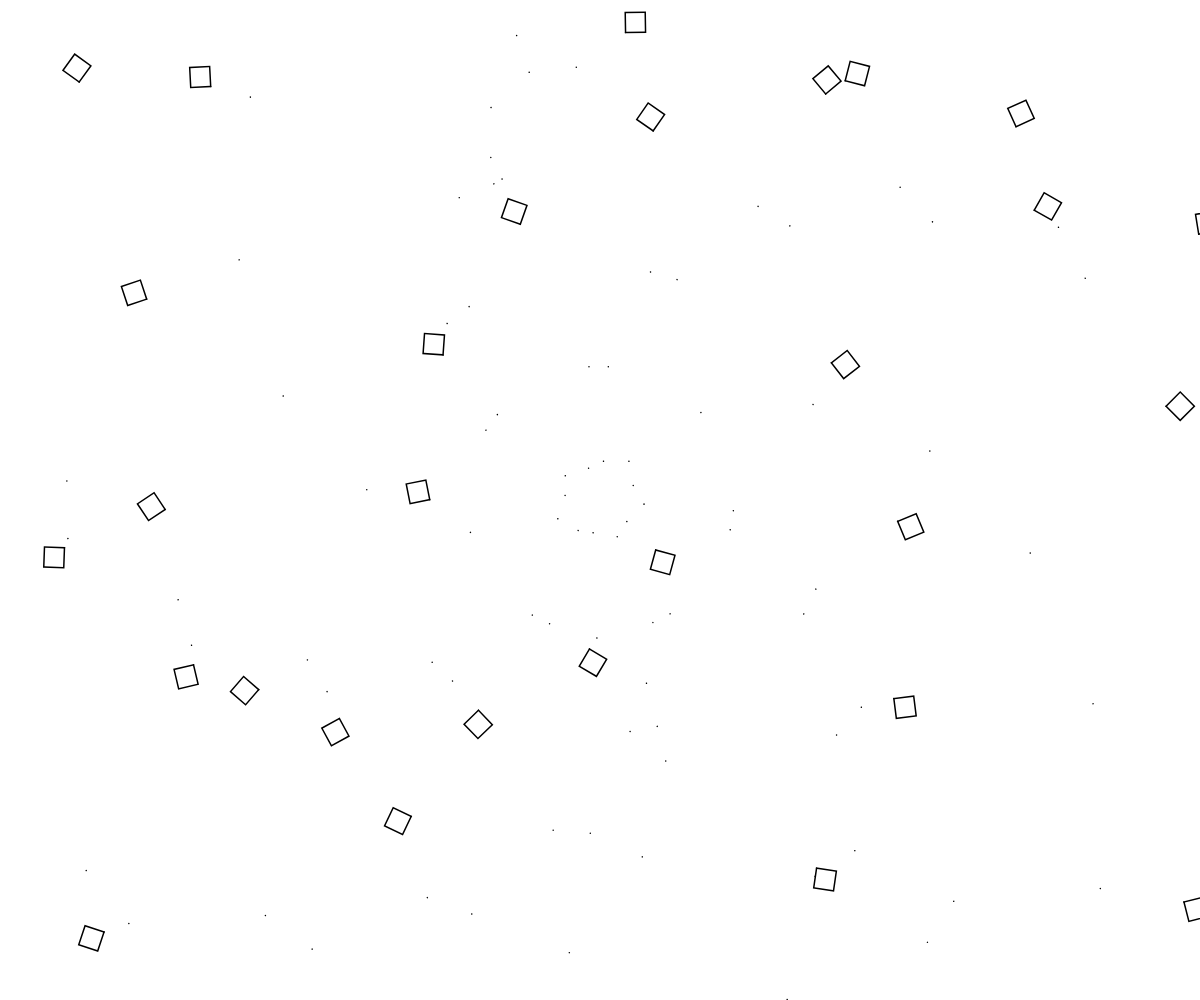
Frame 1 (no input)
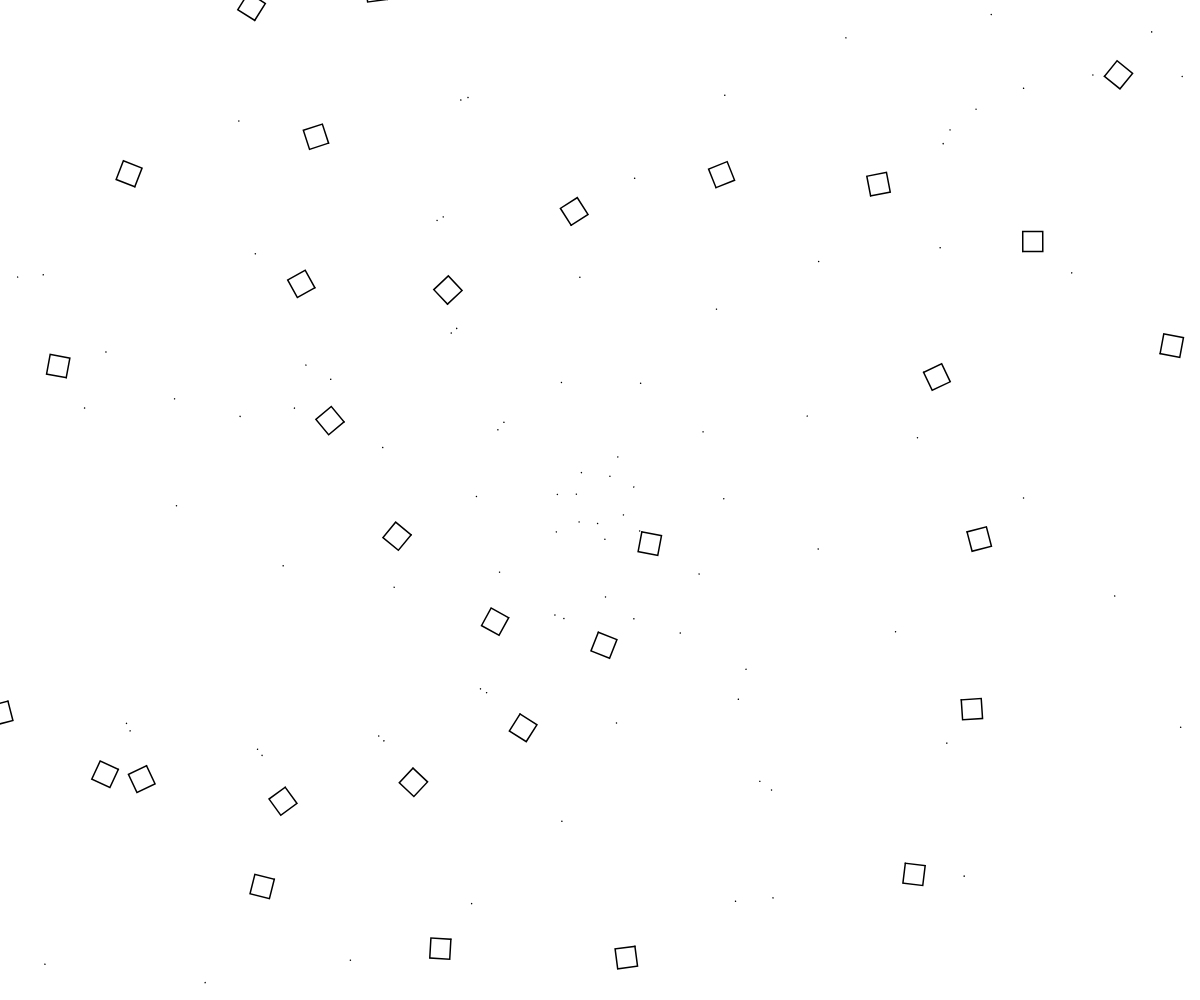
Frame 60 (no input)
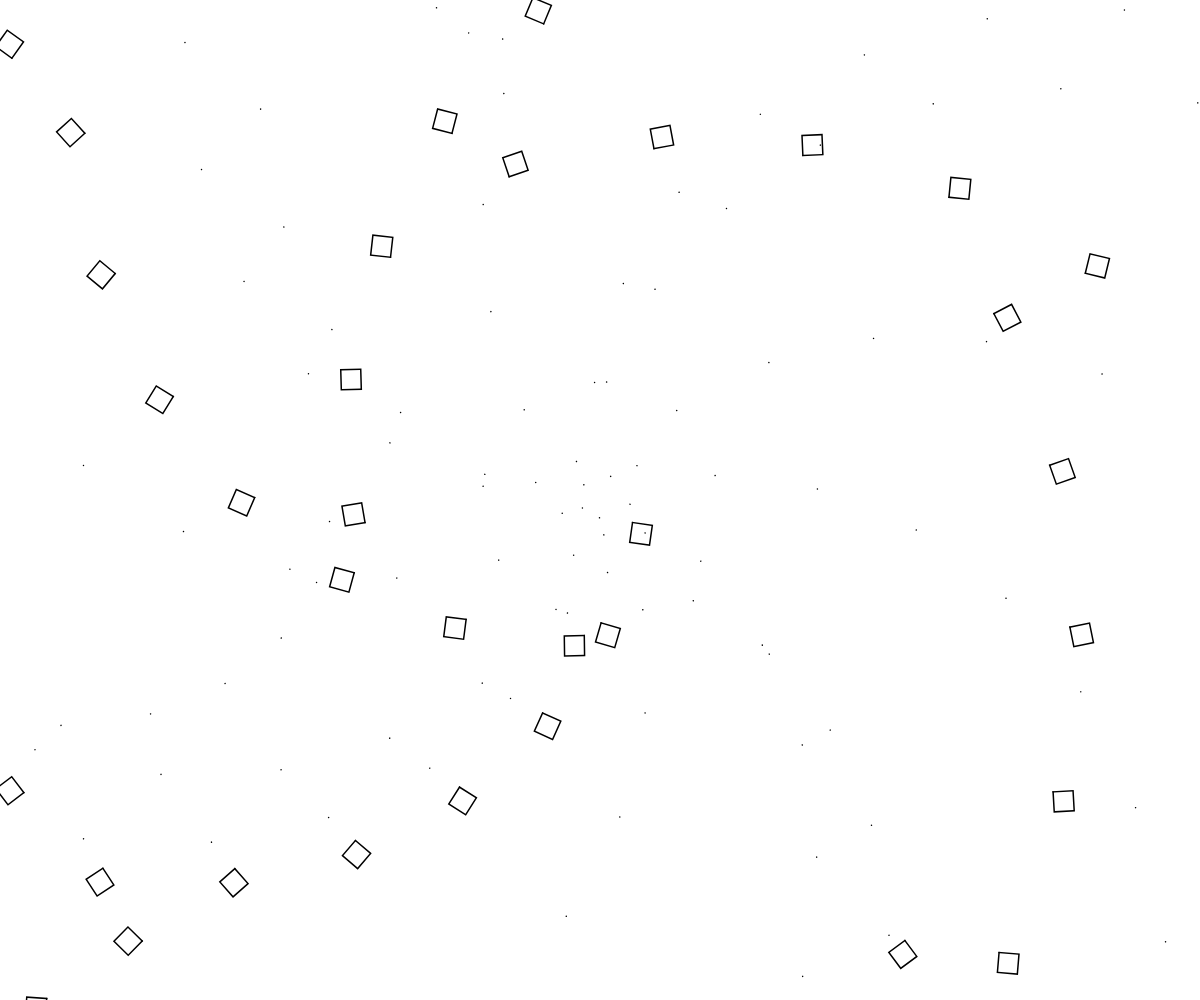
Frame 120 (the mouse pressed at the canvas centre since frame 60)

The p5.js sketch that drew these frames (run headless with seeded random() and noise() and a simulated clock; from frame 60 on, the mouse is pressed at the canvas centre):

// p5.js sketch
// ── sketch.js
let gridSize = 100;
let anim = 0;

function setup() {
  createCanvas(windowWidth, windowHeight);
}

function draw() {
  background(255);
  strokeWeight(1.5);

  let random1 = 100 * noise(0.005 * frameCount);
  translate(windowWidth / 2, height / 2);

  for (let x = random1; x < width; x += gridSize) {
    for (let y = random1 / 2; y < height; y += gridSize) {
      beginShape(POINTS);
      vertex(x * random1, y * 2);
      vertex(x / y, y);
      vertex(y, x * 2);
      vertex(x, y);
      rotate(random1 * 0.004);
      rect(x, y, 20, 20);
      endShape();
    }
  }

  anim += 0.1;
}
